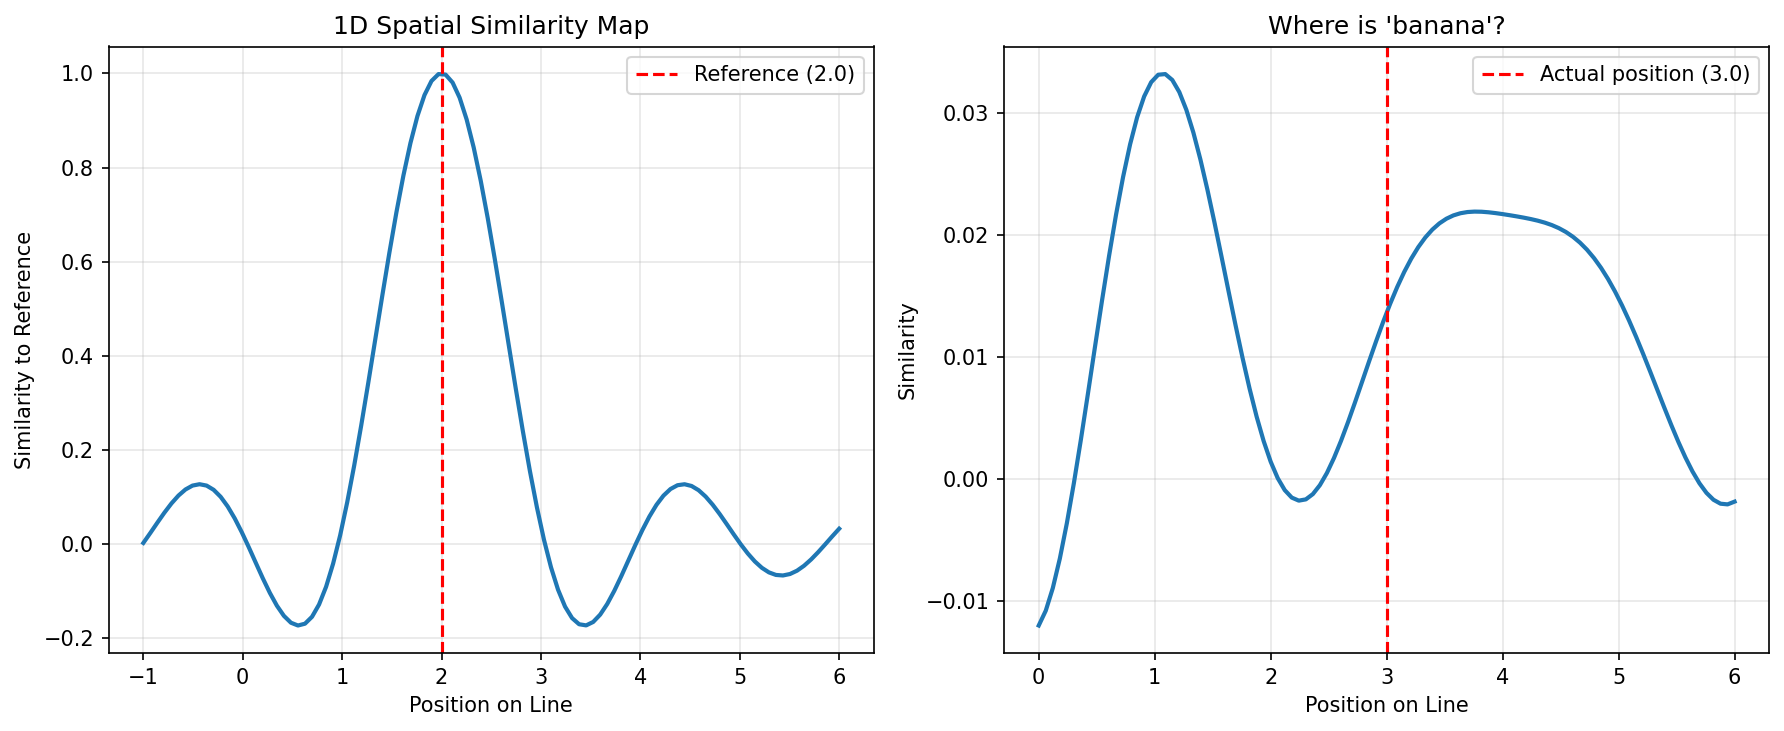

This figure's Python source:
"""Spatial Semantic Pointers (SSP) - 1D Line Example.

This example demonstrates the basics of Spatial Semantic Pointers for
representing continuous positions on a 1D line. SSPs use fractional power
encoding to create continuous spatial representations.

Based on:
    Komer et al. 2019: "A neural representation of continuous space using
    fractional binding"
"""

import jax
import jax.numpy as jnp
import matplotlib.pyplot as plt

from vsax import VSAMemory, create_fhrr_model
from vsax.similarity import cosine_similarity
from vsax.spatial import SpatialSemanticPointers, SSPConfig


def main():
    """Demonstrate 1D spatial encoding with SSPs."""
    print("=" * 70)
    print("Spatial Semantic Pointers - 1D Line Example")
    print("=" * 70)

    # Initialize FHRR model and memory
    key = jax.random.PRNGKey(42)
    model = create_fhrr_model(dim=512, key=key)
    memory = VSAMemory(model)

    # Create 1D SSP encoder
    config = SSPConfig(dim=512, num_axes=1, scale=1.0, axis_names=["X"])
    ssp = SpatialSemanticPointers(model, memory, config)

    print("\n1. Encoding Spatial Positions")
    print("-" * 70)

    # Encode positions along the line
    positions = [0.0, 1.0, 2.0, 3.0, 4.0, 5.0]
    position_hvs = {}

    for pos in positions:
        pos_hv = ssp.encode_location([pos])
        position_hvs[pos] = pos_hv
        print(f"  Position {pos:.1f} encoded as hypervector (shape: {pos_hv.shape})")

    print("\n2. Similarity Between Positions")
    print("-" * 70)
    print("  Nearby positions should have higher similarity\n")

    # Compare position 2.0 with all others
    reference_pos = 2.0
    reference_hv = position_hvs[reference_pos]

    similarities = []
    for pos in positions:
        sim = cosine_similarity(reference_hv.vec, position_hvs[pos].vec)
        similarities.append(sim)
        print(f"  Position {reference_pos:.1f} vs {pos:.1f}: similarity = {sim:.4f}")

    print("\n3. Continuous Similarity Map")
    print("-" * 70)

    # Create a fine-grained similarity map
    query_positions = jnp.linspace(-1, 6, 100)
    similarity_map = []

    for q_pos in query_positions:
        q_hv = ssp.encode_location([float(q_pos)])
        sim = cosine_similarity(reference_hv.vec, q_hv.vec)
        similarity_map.append(sim)

    print(f"  Generated similarity map for {len(query_positions)} query points")
    print(f"  Reference position: {reference_pos:.1f}")

    # Plot similarity map
    plt.figure(figsize=(12, 5))

    plt.subplot(1, 2, 1)
    plt.plot(query_positions, similarity_map, linewidth=2)
    plt.axvline(reference_pos, color="r", linestyle="--", label=f"Reference ({reference_pos})")
    plt.xlabel("Position on Line")
    plt.ylabel("Similarity to Reference")
    plt.title("1D Spatial Similarity Map")
    plt.grid(True, alpha=0.3)
    plt.legend()

    print("\n4. Binding Objects to Locations")
    print("-" * 70)

    # Create object hypervectors
    objects = ["apple", "banana", "cherry"]
    for obj in objects:
        memory.add(obj)

    # Bind objects to specific positions
    scene_items = {
        "apple": 1.0,
        "banana": 3.0,
        "cherry": 5.0,
    }

    scene_hvs = []
    for obj, pos in scene_items.items():
        obj_loc_hv = ssp.bind_object_location(obj, [pos])
        scene_hvs.append(obj_loc_hv)
        print(f"  '{obj}' bound to position {pos:.1f}")

    # Bundle to create scene
    scene_vec = scene_hvs[0].vec
    for hv in scene_hvs[1:]:
        scene_vec = model.opset.bundle(scene_vec, hv.vec)

    from vsax.representations import ComplexHypervector
    scene = ComplexHypervector(scene_vec)

    print(f"\n  Scene created with {len(objects)} objects")

    print("\n5. Querying: What's at a Location?")
    print("-" * 70)

    # Query what's at each position
    for query_pos in [1.0, 3.0, 5.0]:
        result_hv = ssp.query_location(scene, [query_pos])

        # Find best match
        best_match = None
        best_sim = -1.0

        for obj in objects:
            obj_hv = memory[obj]
            sim = cosine_similarity(result_hv.vec, obj_hv.vec)
            if sim > best_sim:
                best_sim = sim
                best_match = obj

        print(f"  Position {query_pos:.1f}: '{best_match}' (similarity: {best_sim:.4f})")

    print("\n6. Querying: Where's an Object?")
    print("-" * 70)

    # Query where each object is located
    for obj in objects:
        result_hv = ssp.query_object(scene, obj)

        # Create similarity map to find peak
        position_sims = []
        test_positions = jnp.linspace(0, 6, 60)

        for test_pos in test_positions:
            test_hv = ssp.encode_location([float(test_pos)])
            sim = cosine_similarity(result_hv.vec, test_hv.vec)
            position_sims.append(sim)

        # Find peak
        peak_idx = jnp.argmax(jnp.array(position_sims))
        estimated_pos = test_positions[peak_idx]
        actual_pos = scene_items[obj]

        print(
            f"  '{obj}': estimated at {estimated_pos:.2f}, "
            f"actual at {actual_pos:.2f} (error: {abs(estimated_pos - actual_pos):.2f})"
        )

    # Plot where-is-object query for one object
    plt.subplot(1, 2, 2)
    test_obj = "banana"
    result_hv = ssp.query_object(scene, test_obj)

    position_sims = []
    test_positions = jnp.linspace(0, 6, 100)
    for test_pos in test_positions:
        test_hv = ssp.encode_location([float(test_pos)])
        sim = cosine_similarity(result_hv.vec, test_hv.vec)
        position_sims.append(sim)

    plt.plot(test_positions, position_sims, linewidth=2)
    plt.axvline(
        scene_items[test_obj],
        color="r",
        linestyle="--",
        label=f"Actual position ({scene_items[test_obj]})",
    )
    plt.xlabel("Position on Line")
    plt.ylabel("Similarity")
    plt.title(f"Where is '{test_obj}'?")
    plt.grid(True, alpha=0.3)
    plt.legend()

    plt.tight_layout()
    plt.savefig("ssp_1d_line.png", dpi=150, bbox_inches="tight")
    print("\n[OK] Plot saved to ssp_1d_line.png")

    print("\n" + "=" * 70)
    print("Summary:")
    print("  - SSPs represent continuous positions using fractional powers")
    print("  - Nearby positions have higher similarity")
    print("  - Objects can be bound to locations and queried")
    print("  - Both 'what' and 'where' queries are supported")
    print("=" * 70)


if __name__ == "__main__":
    main()
